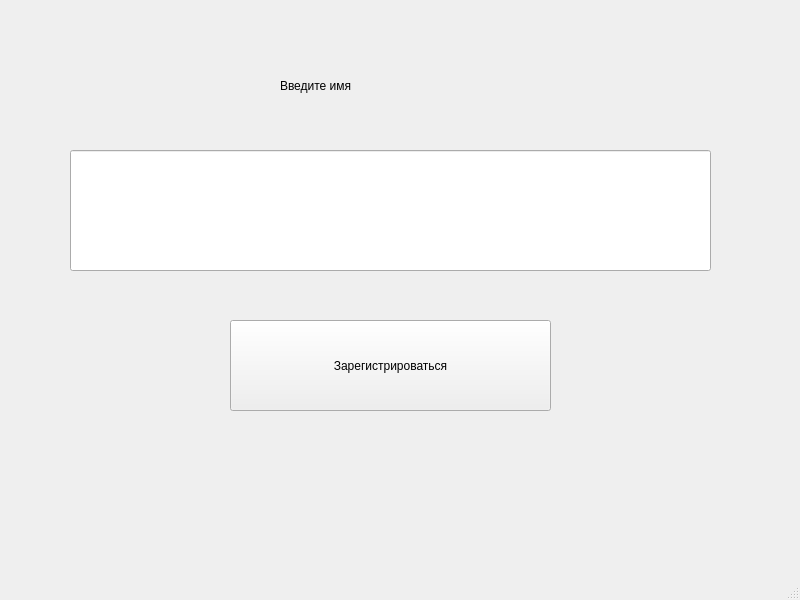
<?xml version="1.0" encoding="UTF-8"?>
<ui version="4.0">
 <class>MainWindow</class>
 <widget class="QMainWindow" name="MainWindow">
  <property name="geometry">
   <rect>
    <x>0</x>
    <y>0</y>
    <width>800</width>
    <height>600</height>
   </rect>
  </property>
  <property name="windowTitle">
   <string>MainWindow</string>
  </property>
  <widget class="QWidget" name="centralwidget">
   <widget class="QLineEdit" name="lineEdit">
    <property name="geometry">
     <rect>
      <x>70</x>
      <y>150</y>
      <width>641</width>
      <height>121</height>
     </rect>
    </property>
    <property name="styleSheet">
     <string notr="true">font: 16pt &quot;Times New Roman&quot;;</string>
    </property>
    <property name="text">
     <string/>
    </property>
   </widget>
   <widget class="QLabel" name="label">
    <property name="geometry">
     <rect>
      <x>280</x>
      <y>60</y>
      <width>191</width>
      <height>51</height>
     </rect>
    </property>
    <property name="styleSheet">
     <string notr="true">font: 25pt &quot;Times New Roman&quot;;</string>
    </property>
    <property name="text">
     <string>Введите имя</string>
    </property>
   </widget>
   <widget class="QPushButton" name="pushButton">
    <property name="geometry">
     <rect>
      <x>230</x>
      <y>320</y>
      <width>321</width>
      <height>91</height>
     </rect>
    </property>
    <property name="styleSheet">
     <string notr="true">font: 25pt &quot;Times New Roman&quot;;</string>
    </property>
    <property name="text">
     <string>Зарегистрироваться</string>
    </property>
   </widget>
   <widget class="QLabel" name="label_2">
    <property name="geometry">
     <rect>
      <x>180</x>
      <y>440</y>
      <width>431</width>
      <height>71</height>
     </rect>
    </property>
    <property name="styleSheet">
     <string notr="true">font: 26pt &quot;Times New Roman&quot;;</string>
    </property>
    <property name="text">
     <string/>
    </property>
   </widget>
  </widget>
  <widget class="QMenuBar" name="menubar">
   <property name="geometry">
    <rect>
     <x>0</x>
     <y>0</y>
     <width>800</width>
     <height>21</height>
    </rect>
   </property>
  </widget>
  <widget class="QStatusBar" name="statusbar"/>
 </widget>
 <resources/>
 <connections/>
</ui>
